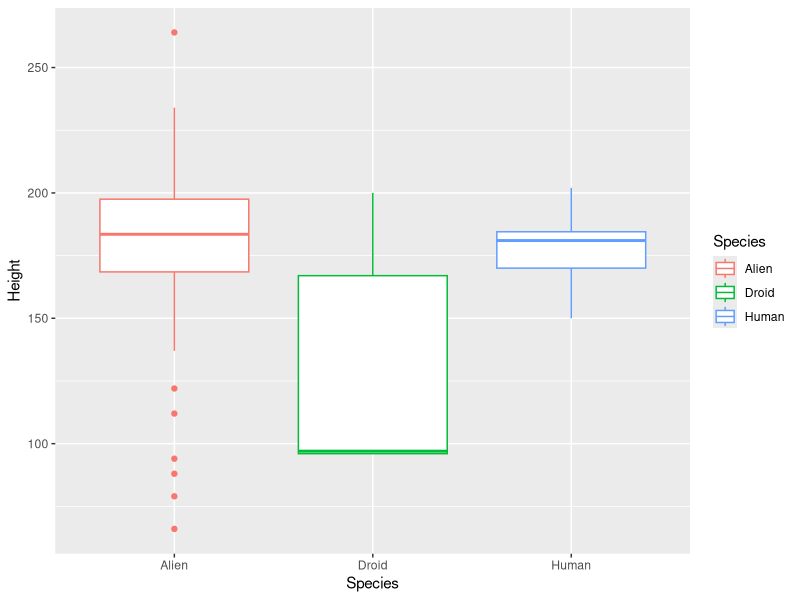

Generate this figure with R:
library(tidyverse)
library(datasets)

swchars <- as_tibble(starwars)
swchars

?starwars

swchars %>% str(strict.width = "cut", max.level = 2)

swchars %>% filter(duplicated(swchars))

swchars <- swchars %>% select(-birth_year, -homeworld, -films, -vehicles, -starships)

swchars <- swchars %>% rename_with(str_to_title)
swchars <- swchars %>% rename(HairColor = Hair_color, SkinColor = Skin_color, EyeColor = Eye_color)
swchars

swchars %>% filter(!complete.cases(swchars))

swchars %>% print(n = 34)

swchars2 <- swchars %>% filter(!complete.cases(swchars))
swchars2
swchars2 %>% print(n = 34)

swchars %>% apply(MARGIN = 2, function(col) sum(is.na(col)))

swchars %>% filter(is.na(Height))

swchars <- swchars %>% filter(Name != "Captain Phasma")
swchars %>% print(n=87)

swchars %>% filter(!complete.cases(Mass))
swchars <- swchars %>% select(-Mass)

swchars %>% filter(!complete.cases(HairColor))
swchars <- swchars %>% mutate(HairColor = replace_na(HairColor, "none"))

swchars %>% filter(!complete.cases(Sex))
swchars <- swchars %>% filter(complete.cases(Sex))

swchars %>% filter(!complete.cases(swchars))

unique(swchars$Species)

table(swchars$Species)

swchars <- swchars %>% mutate(Species = ifelse(Species == "Human" | Species == "Droid", Species, "Alien"))

unique(swchars$Sex)
unique(swchars$Gender)

swchars %>% filter(!(Sex == "female" & Gender == "female") & !(Sex == "male" & Gender == "masculine")) %>% select(Name, Sex, Gender)

swchars <- swchars %>% select(-Sex)

table(swchars$EyeColor)

apply(X = swchars, MARGIN = 2, FUN = unique) %>% lapply(FUN = length) %>% str()

swchars <- swchars %>% mutate(Gender = factor(Gender), Species = factor(Species))
swchars

summary(swchars)

ggplot(swchars, aes(x=Species, y=Height, color=Species)) + geom_boxplot()